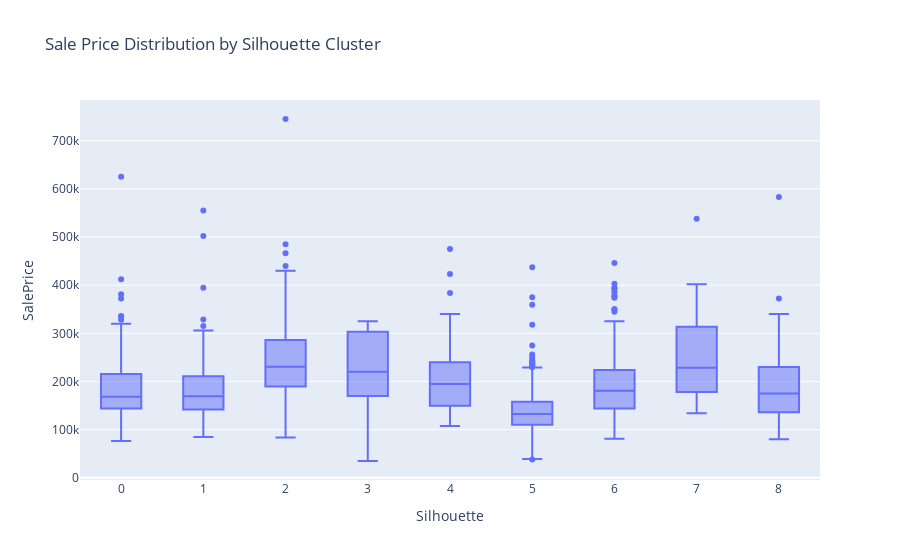

The notebook cell saved with this chart:
### Code cell
px.box(df, x='Silhouette', y='SalePrice', title='Sale Price Distribution by Silhouette Cluster')

### Figure 1 — Plotly figure (JSON) as saved in the notebook; plotly's stock layout.template omitted (floating-point values rounded to 4 significant figures; data arrays with more than 128 entries replaced by an {"elided": "..."} marker saying what was removed)
{"data": [{"alignmentgroup": "True", "hovertemplate": "Silhouette=%{x}<br>SalePrice=%{y}<extra></extra>", "legendgroup": "", "marker": {"color": "#636efa"}, "name": "", "notched": false, "offsetgroup": "", "orientation": "v", "showlegend": false, "type": "box", "x": {"elided": "1168 int values"}, "x0": " ", "xaxis": "x", "y": {"elided": "1168 int values"}, "y0": " ", "yaxis": "y"}], "layout": {"boxmode": "group", "legend": {"tracegroupgap": 0}, "title": {"text": "Sale Price Distribution by Silhouette Cluster"}, "xaxis": {"anchor": "y", "domain": [0, 1], "title": {"text": "Silhouette"}}, "yaxis": {"anchor": "x", "domain": [0, 1], "title": {"text": "SalePrice"}}}}
